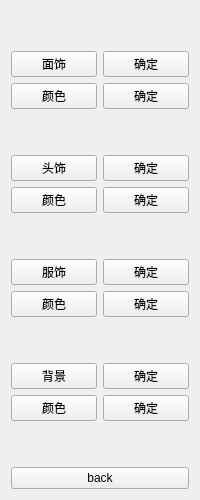
       <widget class="QWidget" name="page3">
        <layout class="QGridLayout" name="gridLayout_3">
         <item row="2" column="1">
          <widget class="QPushButton" name="faceDecColorCommitButton">
           <property name="text">
            <string>确定</string>
           </property>
          </widget>
         </item>
         <item row="1" column="0">
          <widget class="QPushButton" name="faceDecButton">
           <property name="text">
            <string>面饰</string>
           </property>
          </widget>
         </item>
         <item row="0" column="0">
          <spacer name="verticalSpacer_11">
           <property name="orientation">
            <enum>Qt::Vertical</enum>
           </property>
           <property name="sizeHint" stdset="0">
            <size>
             <width>20</width>
             <height>40</height>
            </size>
           </property>
          </spacer>
         </item>
         <item row="5" column="0">
          <widget class="QPushButton" name="headDecColorButton">
           <property name="text">
            <string>颜色</string>
           </property>
          </widget>
         </item>
         <item row="7" column="1">
          <widget class="QPushButton" name="cloCommitButton">
           <property name="text">
            <string>确定</string>
           </property>
          </widget>
         </item>
         <item row="6" column="0">
          <spacer name="verticalSpacer_10">
           <property name="orientation">
            <enum>Qt::Vertical</enum>
           </property>
           <property name="sizeHint" stdset="0">
            <size>
             <width>20</width>
             <height>40</height>
            </size>
           </property>
          </spacer>
         </item>
         <item row="8" column="0">
          <widget class="QPushButton" name="cloColorButton">
           <property name="text">
            <string>颜色</string>
           </property>
          </widget>
         </item>
         <item row="13" column="0" colspan="2">
          <widget class="QPushButton" name="page3BackButton">
           <property name="text">
            <string>back</string>
           </property>
          </widget>
         </item>
         <item row="1" column="1">
          <widget class="QPushButton" name="faceDecCommitButton">
           <property name="text">
            <string>确定</string>
           </property>
          </widget>
         </item>
         <item row="7" column="0">
          <widget class="QPushButton" name="cloButton">
           <property name="text">
            <string>服饰</string>
           </property>
          </widget>
         </item>
         <item row="11" column="0">
          <widget class="QPushButton" name="backgroundColorButton">
           <property name="text">
            <string>颜色</string>
           </property>
          </widget>
         </item>
         <item row="4" column="0">
          <widget class="QPushButton" name="headDecButton">
           <property name="text">
            <string>头饰</string>
           </property>
          </widget>
         </item>
         <item row="9" column="0">
          <spacer name="verticalSpacer_12">
           <property name="orientation">
            <enum>Qt::Vertical</enum>
           </property>
           <property name="sizeHint" stdset="0">
            <size>
             <width>20</width>
             <height>40</height>
            </size>
           </property>
          </spacer>
         </item>
         <item row="11" column="1">
          <widget class="QPushButton" name="backgroundColorCommitButton">
           <property name="text">
            <string>确定</string>
           </property>
          </widget>
         </item>
         <item row="2" column="0">
          <widget class="QPushButton" name="faceDecColorButton">
           <property name="text">
            <string>颜色</string>
           </property>
          </widget>
         </item>
         <item row="4" column="1">
          <widget class="QPushButton" name="headDecCommitButton">
           <property name="text">
            <string>确定</string>
           </property>
          </widget>
         </item>
         <item row="8" column="1">
          <widget class="QPushButton" name="cloColorCommitButton">
           <property name="text">
            <string>确定</string>
           </property>
          </widget>
         </item>
         <item row="10" column="0">
          <widget class="QPushButton" name="backgroundButton">
           <property name="text">
            <string>背景</string>
           </property>
          </widget>
         </item>
         <item row="10" column="1">
          <widget class="QPushButton" name="backgroundCommitButton">
           <property name="text">
            <string>确定</string>
           </property>
          </widget>
         </item>
         <item row="5" column="1">
          <widget class="QPushButton" name="headDecColorCommitButton">
           <property name="text">
            <string>确定</string>
           </property>
          </widget>
         </item>
         <item row="3" column="0">
          <spacer name="verticalSpacer_7">
           <property name="orientation">
            <enum>Qt::Vertical</enum>
           </property>
           <property name="sizeHint" stdset="0">
            <size>
             <width>20</width>
             <height>40</height>
            </size>
           </property>
          </spacer>
         </item>
         <item row="12" column="0">
          <spacer name="verticalSpacer_13">
           <property name="orientation">
            <enum>Qt::Vertical</enum>
           </property>
           <property name="sizeHint" stdset="0">
            <size>
             <width>20</width>
             <height>40</height>
            </size>
           </property>
          </spacer>
         </item>
        </layout>
       </widget>
